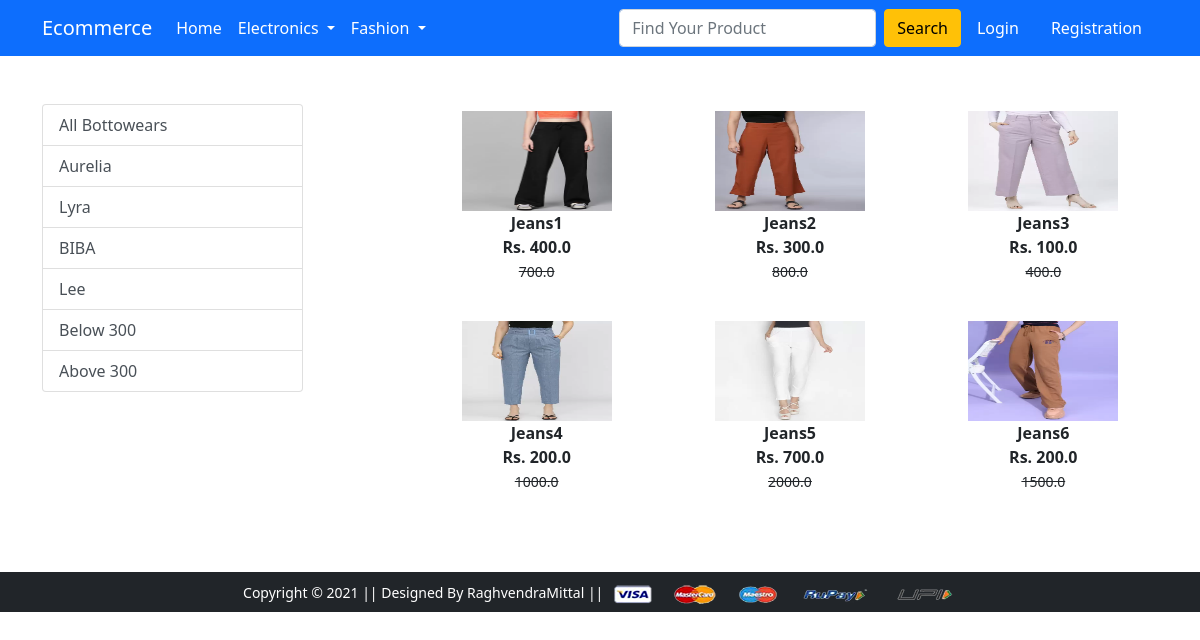
Screenshot of /bottomwears/ with the database file from the repository.
### app/models.py (models this page shows, shortened)
class Product(models.Model):
    title = models.CharField(max_length=100)
    selling_price = models.FloatField()
    discounted_price = models.FloatField()
    description = models.TextField()
    brand = models.CharField(max_length=100)
    category = models.CharField(choices=CATEGORY_CHOICES, max_length=2)
    product_image = models.ImageField(upload_to='productimg')

### app/views.py (the view)
# urls.py: path('bottomwears/', views.bottomwears, name='bottomwears'),
def bottomwears(request, data = None):
 if data == None:
  bottomwears = Product.objects.filter(category = 'BW')
 elif data == 'below':
  bottomwears = Product.objects.filter(category = 'BW').filter(discounted_price__lt =  300)
 elif data == 'above':
  bottomwears = Product.objects.filter(category = 'BW').filter(discounted_price__gte =  300)
 else:
  bottomwears = Product.objects.filter(category = 'BW').filter(brand =  data)
 context = {
 'bottomwears':bottomwears,
 }
 return render(request, 'app/bottomwear.html', context)

### app/templates/app/bottomwear.html (shortened to what this page needs)
{% extends 'app/base.html' %}
{% load static %}
{% block main-content %}
<div class="container my-5">
 <div class="row">
  <div class="col-sm-3">
    <div class="list-group">
        <a href="{% url 'bottomwears' %}" class="list-group-item list-group-item-action" aria-current="true">
            All Bottowears
        </a>
        <a href="{% url 'bottomwearsdata' 'Aurelia' %}" class="list-group-item list-group-item-action" aria-current="true">
            Aurelia
        </a>
        <a href="{% url 'bottomwearsdata' 'Lyra' %}" class="list-group-item list-group-item-action" aria-current="true">
            Lyra
        </a>
        <a href="{% url 'bottomwearsdata' 'BIBA' %}" class="list-group-item list-group-item-action" aria-current="true">
            BIBA
        </a>
        <a href="{% url 'bottomwearsdata' 'Lee' %}" class="list-group-item list-group-item-action" aria-current="true">
            Lee
        </a>
        <a href="{% url 'bottomwearsdata' 'below' %}" class="list-group-item list-group-item-action" aria-current="true">
            Below 300
        </a>
        <a href="{% url 'bottomwearsdata' 'above' %}" class="list-group-item list-group-item-action" aria-current="true">
            Above 300
        </a>
    </div>
  </div>
  <div class="col-sm-8 offset-sm-1">
    <div class="row">
        {% for product in bottomwears %}
        <div class="col-sm-4 text-center mb-4">
            <a href="{% url 'product-detail' product.id %}" class="btn">
                <div class="item">
                    <img src="{{product.product_image.url}}" alt="" height="100" class="" width="150">
                    <div class="fw-bold">{{product.title}}</div>
                    <div class="fw-bold">Rs. {{product.discounted_price}}</div>
                    <small class="fw-light text-decoration-line-through">{{product.selling_price}}</small>
                </div>
            </a>
        </div>
        {% endfor %}
    </div>
  </div>
 </div>
</div>
{% endblock main-content %}

### rows the page displays
Product: product_image (picture), title "Jeans1", discounted_price "400.0", selling_price "700.0"
Product: product_image (picture), title "Jeans2", discounted_price "300.0", selling_price "800.0"
Product: product_image (picture), title "Jeans3", discounted_price "100.0", selling_price "400.0"
Product: product_image (picture), title "Jeans4", discounted_price "200.0", selling_price "1000.0"
Product: product_image (picture), title "Jeans5", discounted_price "700.0", selling_price "2000.0"
Product: product_image (picture), title "Jeans6", discounted_price "200.0", selling_price "1500.0"
